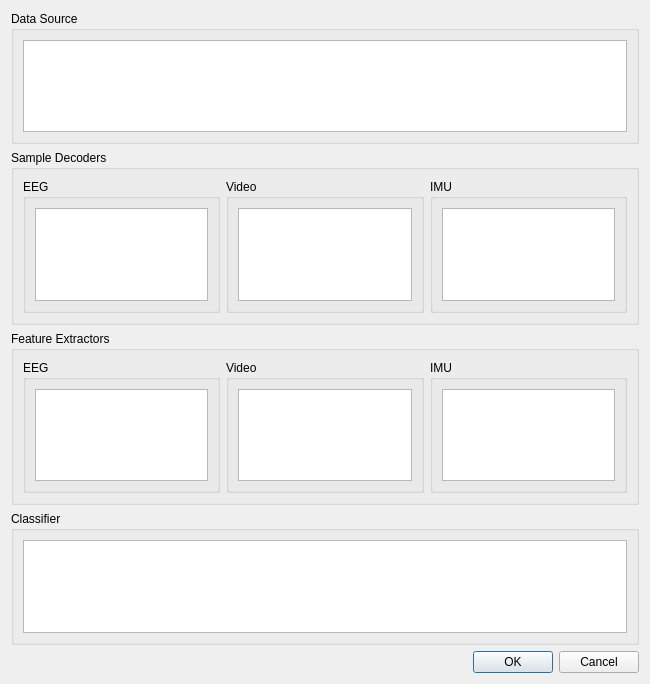
<?xml version="1.0" encoding="UTF-8"?>
<ui version="4.0">
 <class>PluginManager</class>
 <widget class="QDialog" name="PluginManager">
  <property name="geometry">
   <rect>
    <x>0</x>
    <y>0</y>
    <width>650</width>
    <height>684</height>
   </rect>
  </property>
  <property name="windowTitle">
   <string>Plugin Manager</string>
  </property>
  <layout class="QVBoxLayout" name="layout">
   <item>
    <widget class="QGroupBox" name="groupBox">
     <property name="title">
      <string>Data Source</string>
     </property>
     <layout class="QHBoxLayout" name="horizontalLayout_4">
      <item>
       <widget class="QTreeView" name="dataSource">
        <property name="alternatingRowColors">
         <bool>true</bool>
        </property>
        <property name="rootIsDecorated">
         <bool>false</bool>
        </property>
        <property name="itemsExpandable">
         <bool>false</bool>
        </property>
        <property name="headerHidden">
         <bool>true</bool>
        </property>
        <property name="expandsOnDoubleClick">
         <bool>false</bool>
        </property>
       </widget>
      </item>
     </layout>
    </widget>
   </item>
   <item>
    <widget class="QGroupBox" name="groupBox_2">
     <property name="title">
      <string>Sample Decoders</string>
     </property>
     <layout class="QHBoxLayout" name="horizontalLayout">
      <item>
       <widget class="QGroupBox" name="groupBox_5">
        <property name="title">
         <string>EEG</string>
        </property>
        <layout class="QHBoxLayout" name="horizontalLayout_5">
         <item>
          <widget class="QTreeView" name="sampleDecoderEeg">
           <property name="alternatingRowColors">
            <bool>true</bool>
           </property>
           <property name="rootIsDecorated">
            <bool>false</bool>
           </property>
           <property name="itemsExpandable">
            <bool>false</bool>
           </property>
           <property name="headerHidden">
            <bool>true</bool>
           </property>
           <property name="expandsOnDoubleClick">
            <bool>false</bool>
           </property>
          </widget>
         </item>
        </layout>
       </widget>
      </item>
      <item>
       <widget class="QGroupBox" name="groupBox_6">
        <property name="title">
         <string>Video</string>
        </property>
        <layout class="QHBoxLayout" name="horizontalLayout_6">
         <item>
          <widget class="QTreeView" name="sampleDecoderVideo">
           <property name="alternatingRowColors">
            <bool>true</bool>
           </property>
           <property name="rootIsDecorated">
            <bool>false</bool>
           </property>
           <property name="itemsExpandable">
            <bool>false</bool>
           </property>
           <property name="headerHidden">
            <bool>true</bool>
           </property>
           <property name="expandsOnDoubleClick">
            <bool>false</bool>
           </property>
          </widget>
         </item>
        </layout>
       </widget>
      </item>
      <item>
       <widget class="QGroupBox" name="groupBox_7">
        <property name="title">
         <string>IMU</string>
        </property>
        <layout class="QHBoxLayout" name="horizontalLayout_7">
         <item>
          <widget class="QTreeView" name="sampleDecoderImu">
           <property name="alternatingRowColors">
            <bool>true</bool>
           </property>
           <property name="rootIsDecorated">
            <bool>false</bool>
           </property>
           <property name="itemsExpandable">
            <bool>false</bool>
           </property>
           <property name="headerHidden">
            <bool>true</bool>
           </property>
           <property name="expandsOnDoubleClick">
            <bool>false</bool>
           </property>
          </widget>
         </item>
        </layout>
       </widget>
      </item>
     </layout>
    </widget>
   </item>
   <item>
    <widget class="QGroupBox" name="groupBox_3">
     <property name="title">
      <string>Feature Extractors</string>
     </property>
     <layout class="QHBoxLayout" name="horizontalLayout_2">
      <item>
       <widget class="QGroupBox" name="groupBox_8">
        <property name="title">
         <string>EEG</string>
        </property>
        <layout class="QHBoxLayout" name="horizontalLayout_9">
         <item>
          <widget class="QTreeView" name="featureExtractorEeg">
           <property name="alternatingRowColors">
            <bool>true</bool>
           </property>
           <property name="rootIsDecorated">
            <bool>false</bool>
           </property>
           <property name="itemsExpandable">
            <bool>false</bool>
           </property>
           <property name="headerHidden">
            <bool>true</bool>
           </property>
           <property name="expandsOnDoubleClick">
            <bool>false</bool>
           </property>
          </widget>
         </item>
        </layout>
       </widget>
      </item>
      <item>
       <widget class="QGroupBox" name="groupBox_9">
        <property name="title">
         <string>Video</string>
        </property>
        <layout class="QHBoxLayout" name="horizontalLayout_10">
         <item>
          <widget class="QTreeView" name="featureExtractorVideo">
           <property name="alternatingRowColors">
            <bool>true</bool>
           </property>
           <property name="rootIsDecorated">
            <bool>false</bool>
           </property>
           <property name="itemsExpandable">
            <bool>false</bool>
           </property>
           <property name="headerHidden">
            <bool>true</bool>
           </property>
           <property name="expandsOnDoubleClick">
            <bool>false</bool>
           </property>
          </widget>
         </item>
        </layout>
       </widget>
      </item>
      <item>
       <widget class="QGroupBox" name="groupBox_10">
        <property name="title">
         <string>IMU</string>
        </property>
        <layout class="QHBoxLayout" name="horizontalLayout_8">
         <item>
          <widget class="QTreeView" name="featureExtractorImu">
           <property name="alternatingRowColors">
            <bool>true</bool>
           </property>
           <property name="rootIsDecorated">
            <bool>false</bool>
           </property>
           <property name="itemsExpandable">
            <bool>false</bool>
           </property>
           <property name="headerHidden">
            <bool>true</bool>
           </property>
           <property name="expandsOnDoubleClick">
            <bool>false</bool>
           </property>
          </widget>
         </item>
        </layout>
       </widget>
      </item>
     </layout>
    </widget>
   </item>
   <item>
    <widget class="QGroupBox" name="groupBox_4">
     <property name="title">
      <string>Classifier</string>
     </property>
     <layout class="QHBoxLayout" name="horizontalLayout_3">
      <item>
       <widget class="QTreeView" name="classifier">
        <property name="alternatingRowColors">
         <bool>true</bool>
        </property>
        <property name="rootIsDecorated">
         <bool>false</bool>
        </property>
        <property name="itemsExpandable">
         <bool>false</bool>
        </property>
        <property name="headerHidden">
         <bool>true</bool>
        </property>
        <property name="expandsOnDoubleClick">
         <bool>false</bool>
        </property>
       </widget>
      </item>
     </layout>
    </widget>
   </item>
   <item>
    <widget class="QDialogButtonBox" name="buttonBox">
     <property name="standardButtons">
      <set>QDialogButtonBox::Cancel|QDialogButtonBox::Ok</set>
     </property>
    </widget>
   </item>
  </layout>
 </widget>
 <resources/>
 <connections>
  <connection>
   <sender>buttonBox</sender>
   <signal>rejected()</signal>
   <receiver>PluginManager</receiver>
   <slot>reject()</slot>
   <hints>
    <hint type="sourcelabel">
     <x>324</x>
     <y>663</y>
    </hint>
    <hint type="destinationlabel">
     <x>324</x>
     <y>341</y>
    </hint>
   </hints>
  </connection>
  <connection>
   <sender>buttonBox</sender>
   <signal>accepted()</signal>
   <receiver>PluginManager</receiver>
   <slot>accept()</slot>
   <hints>
    <hint type="sourcelabel">
     <x>324</x>
     <y>663</y>
    </hint>
    <hint type="destinationlabel">
     <x>324</x>
     <y>341</y>
    </hint>
   </hints>
  </connection>
 </connections>
</ui>
